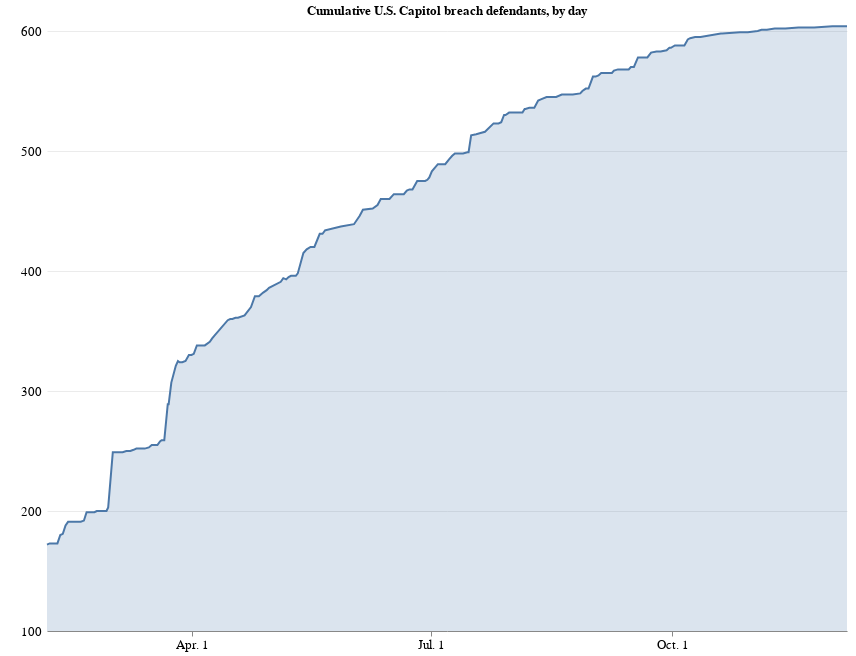

Source (notebook cell):
### Code cell
area_chart = (
    alt.Chart(cases_by_day)
    .mark_area(opacity=0.2)
    .encode(
        x=alt.X(
            "datetime",
            title="",
            axis=alt.Axis(format="%b. %-d", tickCount=3, grid=False),
        ),
        y=alt.Y(
            "case_number",
            title=" ",
            stack=None,
            axis=alt.Axis(
                tickSize=0,
                domainOpacity=0,
                tickCount=6,
                offset=4,
                gridWidth=0.6,
                gridColor="#dddddd",
            ),
            scale=alt.Scale(domain=(100, 600)),
        ),
    )
)

line_chart = (
    alt.Chart(cases_by_day)
    .mark_line()
    .encode(
        x=alt.X(
            "datetime",
            title="",
            axis=alt.Axis(format="%b. %-d", tickCount=3, grid=False),
        ),
        y=alt.Y(
            "case_number",
            title=" ",
            stack=None,
            axis=alt.Axis(
                tickSize=0,
                domainOpacity=0,
                tickCount=6,
                offset=4,
                gridWidth=0.6,
                gridColor="#dddddd",
            ),
            scale=alt.Scale(domain=(100, 600)),
        ),
    )
)


chart_defendants_area = (
    (line_chart + area_chart)
    .properties(
        width=800,
        height=600,
        title="Cumulative U.S. Capitol breach defendants, by day",
    )
    .configure_view(strokeOpacity=0)
    .configure_legend(orient="top", symbolType="square")
    .configure_axis(labelFontSize=13)
)

chart_defendants_area

### Figure 1 — Vega-Lite specification as saved in the notebook (floating-point values rounded to 4 significant figures; data arrays with more than 128 entries replaced by an {"elided": "..."} marker saying what was removed)
{"config": {"view": {"continuousWidth": 400, "continuousHeight": 300, "strokeOpacity": 0}, "axis": {"labelFontSize": 13}, "legend": {"orient": "top", "symbolType": "square"}}, "layer": [{"mark": "line", "encoding": {"x": {"type": "temporal", "axis": {"format": "%b. %-d", "grid": false, "tickCount": 3}, "field": "datetime", "title": ""}, "y": {"type": "quantitative", "axis": {"domainOpacity": 0, "gridColor": "#dddddd", "gridWidth": 0.6, "offset": 4, "tickCount": 6, "tickSize": 0}, "field": "case_number", "scale": {"domain": [100, 600]}, "stack": null, "title": " "}}}, {"mark": {"type": "area", "opacity": 0.2}, "encoding": {"x": {"type": "temporal", "axis": {"format": "%b. %-d", "grid": false, "tickCount": 3}, "field": "datetime", "title": ""}, "y": {"type": "quantitative", "axis": {"domainOpacity": 0, "gridColor": "#dddddd", "gridWidth": 0.6, "offset": 4, "tickCount": 6, "tickSize": 0}, "field": "case_number", "scale": {"domain": [100, 600]}, "stack": null, "title": " "}}}], "data": {"name": "data-96ab8ae83fa2d38bfd97b48089819c38"}, "height": 600, "title": "Cumulative U.S. Capitol breach defendants, by day", "width": 800, "$schema": "https://vega.github.io/schema/vega-lite/v4.8.1.json", "datasets": {"data-96ab8ae83fa2d38bfd97b48089819c38": {"elided": "221 records"}}}
